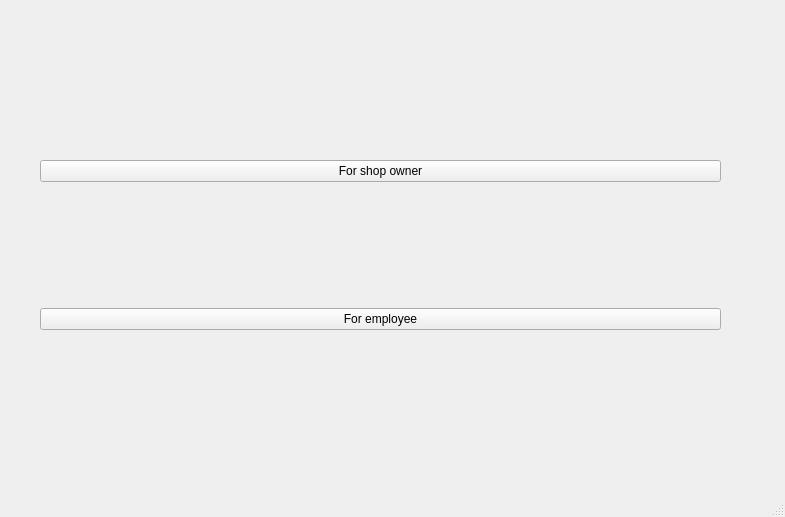
<?xml version="1.0" encoding="UTF-8"?>
<ui version="4.0">
 <class>MainWindow</class>
 <widget class="QMainWindow" name="MainWindow">
  <property name="geometry">
   <rect>
    <x>0</x>
    <y>0</y>
    <width>785</width>
    <height>517</height>
   </rect>
  </property>
  <property name="windowTitle">
   <string>MainWindow</string>
  </property>
  <widget class="QWidget" name="centralwidget">
   <widget class="QLabel" name="label">
    <property name="geometry">
     <rect>
      <x>130</x>
      <y>70</y>
      <width>451</width>
      <height>20</height>
     </rect>
    </property>
    <property name="text">
     <string/>
    </property>
   </widget>
   <widget class="QWidget" name="verticalLayoutWidget">
    <property name="geometry">
     <rect>
      <x>40</x>
      <y>40</y>
      <width>681</width>
      <height>411</height>
     </rect>
    </property>
    <layout class="QVBoxLayout" name="verticalLayout">
     <item>
      <widget class="QPushButton" name="bossbtn">
       <property name="text">
        <string>For shop owner</string>
       </property>
      </widget>
     </item>
     <item>
      <widget class="QPushButton" name="employeebtn">
       <property name="text">
        <string>For employee</string>
       </property>
      </widget>
     </item>
    </layout>
   </widget>
  </widget>
  <widget class="QMenuBar" name="menubar">
   <property name="geometry">
    <rect>
     <x>0</x>
     <y>0</y>
     <width>785</width>
     <height>25</height>
    </rect>
   </property>
  </widget>
  <widget class="QStatusBar" name="statusbar"/>
 </widget>
 <resources/>
 <connections/>
</ui>
